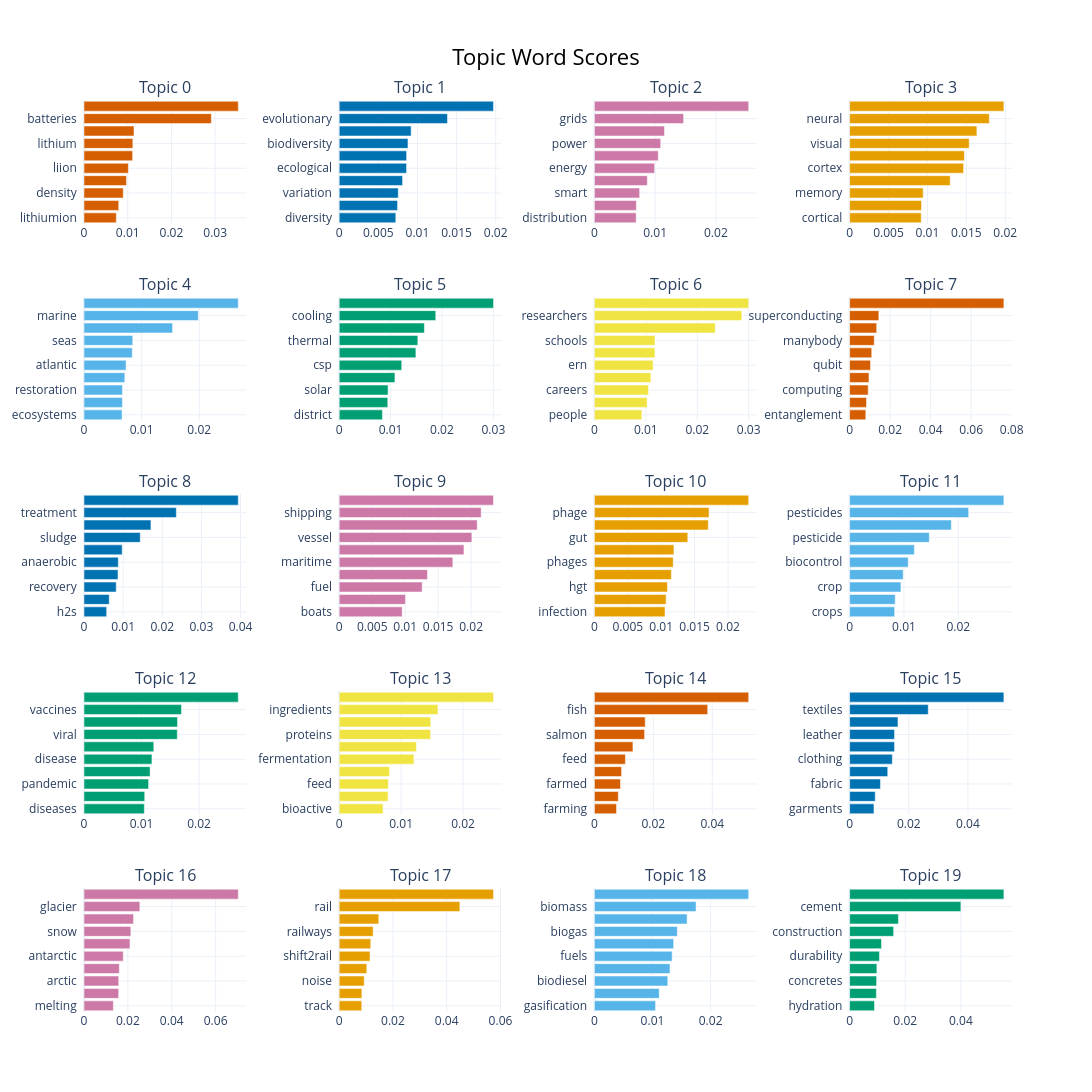

The notebook cell saved with this chart:
### Code cell
full_topic_model.visualize_barchart(top_n_topics=20, n_words=10, width=800, height=400)

### Figure 1 — Plotly figure (JSON) as saved in the notebook; plotly's stock layout.template omitted (floating-point values rounded to 4 significant figures)
{"data": [{"marker": {"color": "#D55E00"}, "orientation": "h", "type": "bar", "x": [0.007386, 0.007946, 0.008979, 0.009715, 0.01014, 0.01112, 0.01117, 0.01144, 0.02912, 0.03529], "xaxis": "x", "y": ["lithiumion  ", "cathode  ", "density  ", "storage  ", "liion  ", "electrolytes  ", "lithium  ", "electrolyte  ", "batteries  ", "battery  "], "yaxis": "y"}, {"marker": {"color": "#0072B2"}, "orientation": "h", "type": "bar", "x": [0.007233, 0.007459, 0.007549, 0.0081, 0.008611, 0.008613, 0.008788, 0.009194, 0.01383, 0.01972], "xaxis": "x2", "y": ["diversity  ", "traits  ", "variation  ", "genomic  ", "ecological  ", "evolution  ", "biodiversity  ", "ecology  ", "evolutionary  ", "species  "], "yaxis": "y2"}, {"marker": {"color": "#CC79A7"}, "orientation": "h", "type": "bar", "x": [0.006874, 0.006911, 0.007447, 0.008713, 0.00991, 0.01051, 0.01091, 0.01154, 0.01468, 0.0254], "xaxis": "x3", "y": ["distribution  ", "storage  ", "smart  ", "renewable  ", "energy  ", "flexibility  ", "power  ", "electricity  ", "grids  ", "grid  "], "yaxis": "y3"}, {"marker": {"color": "#E69F00"}, "orientation": "h", "type": "bar", "x": [0.009202, 0.009242, 0.009453, 0.01292, 0.01464, 0.01475, 0.01536, 0.01635, 0.01795, 0.01982], "xaxis": "x4", "y": ["cortical  ", "circuits  ", "memory  ", "neuronal  ", "cortex  ", "neurons  ", "visual  ", "sensory  ", "neural  ", "brain  "], "yaxis": "y4"}, {"marker": {"color": "#56B4E9"}, "orientation": "h", "type": "bar", "x": [0.006602, 0.006671, 0.006682, 0.007085, 0.007304, 0.008373, 0.008459, 0.01537, 0.01983, 0.02677], "xaxis": "x5", "y": ["ecosystems  ", "blue  ", "restoration  ", "biodiversity  ", "atlantic  ", "sea  ", "seas  ", "ocean  ", "marine  ", "coastal  "], "yaxis": "y5"}, {"marker": {"color": "#009E73"}, "orientation": "h", "type": "bar", "x": [0.008407, 0.009452, 0.009511, 0.01085, 0.01217, 0.01492, 0.01531, 0.01658, 0.01879, 0.03003], "xaxis": "x6", "y": ["district  ", "pumps  ", "solar  ", "pump  ", "csp  ", "storage  ", "thermal  ", "heating  ", "cooling  ", "heat  "], "yaxis": "y6"}, {"marker": {"color": "#F0E442"}, "orientation": "h", "type": "bar", "x": [0.009232, 0.01025, 0.01051, 0.01099, 0.01141, 0.01178, 0.01178, 0.0235, 0.02866, 0.02999], "xaxis": "x7", "y": ["people  ", "citizens  ", "careers  ", "young  ", "ern  ", "public  ", "schools  ", "science  ", "researchers  ", "night  "], "yaxis": "y7"}, {"marker": {"color": "#D55E00"}, "orientation": "h", "type": "bar", "x": [0.008001, 0.008339, 0.00917, 0.009548, 0.01032, 0.01091, 0.01216, 0.01336, 0.01442, 0.07614], "xaxis": "x8", "y": ["entanglement  ", "photonic  ", "computing  ", "computers  ", "qubit  ", "topological  ", "manybody  ", "qubits  ", "superconducting  ", "quantum  "], "yaxis": "y8"}, {"marker": {"color": "#0072B2"}, "orientation": "h", "type": "bar", "x": [0.005794, 0.006446, 0.008231, 0.008683, 0.00877, 0.009754, 0.01437, 0.01711, 0.02359, 0.03942], "xaxis": "x9", "y": ["h2s  ", "reuse  ", "recovery  ", "removal  ", "anaerobic  ", "sewage  ", "sludge  ", "water  ", "treatment  ", "wastewater  "], "yaxis": "y9"}, {"marker": {"color": "#CC79A7"}, "orientation": "h", "type": "bar", "x": [0.009545, 0.01004, 0.01258, 0.01338, 0.01723, 0.01891, 0.02011, 0.02092, 0.02152, 0.02339], "xaxis": "x10", "y": ["boats  ", "propulsion  ", "fuel  ", "waterborne  ", "maritime  ", "ships  ", "vessel  ", "ship  ", "shipping  ", "vessels  "], "yaxis": "y10"}, {"marker": {"color": "#E69F00"}, "orientation": "h", "type": "bar", "x": [0.01057, 0.01074, 0.01094, 0.01152, 0.0118, 0.0119, 0.01398, 0.01705, 0.01716, 0.02309], "xaxis": "x11", "y": ["infection  ", "microbial  ", "hgt  ", "microbiome  ", "phages  ", "antibiotic  ", "gut  ", "bacteria  ", "phage  ", "bacterial  "], "yaxis": "y11"}, {"marker": {"color": "#56B4E9"}, "orientation": "h", "type": "bar", "x": [0.00829, 0.008388, 0.009439, 0.009855, 0.01078, 0.01191, 0.01466, 0.01871, 0.0219, 0.02838], "xaxis": "x12", "y": ["crops  ", "insecticides  ", "crop  ", "insect  ", "biocontrol  ", "ipm  ", "pesticide  ", "pests  ", "pesticides  ", "pest  "], "yaxis": "y12"}, {"marker": {"color": "#009E73"}, "orientation": "h", "type": "bar", "x": [0.01049, 0.01055, 0.01123, 0.01149, 0.01181, 0.01213, 0.01621, 0.01625, 0.01694, 0.02681], "xaxis": "x13", "y": ["diseases  ", "influenza  ", "pandemic  ", "preparedness  ", "disease  ", "infectious  ", "viral  ", "virus  ", "vaccines  ", "vaccine  "], "yaxis": "y13"}, {"marker": {"color": "#F0E442"}, "orientation": "h", "type": "bar", "x": [0.007093, 0.007893, 0.007942, 0.00812, 0.01207, 0.01246, 0.01477, 0.01478, 0.01594, 0.02491], "xaxis": "x14", "y": ["bioactive  ", "nutritional  ", "feed  ", "foods  ", "fermentation  ", "plantbased  ", "proteins  ", "food  ", "ingredients  ", "protein  "], "yaxis": "y14"}, {"marker": {"color": "#D55E00"}, "orientation": "h", "type": "bar", "x": [0.007493, 0.008117, 0.008843, 0.009226, 0.01052, 0.01308, 0.01703, 0.01725, 0.03844, 0.05236], "xaxis": "x15", "y": ["farming  ", "welfare  ", "farmed  ", "sea  ", "feed  ", "lice  ", "salmon  ", "seafood  ", "fish  ", "aquaculture  "], "yaxis": "y15"}, {"marker": {"color": "#0072B2"}, "orientation": "h", "type": "bar", "x": [0.008234, 0.008667, 0.01043, 0.01289, 0.01444, 0.01517, 0.01518, 0.01635, 0.02657, 0.05214], "xaxis": "x16", "y": ["garments  ", "fibres  ", "fabric  ", "cotton  ", "clothing  ", "dyeing  ", "leather  ", "fashion  ", "textiles  ", "textile  "], "yaxis": "y16"}, {"marker": {"color": "#CC79A7"}, "orientation": "h", "type": "bar", "x": [0.01339, 0.01579, 0.01582, 0.0161, 0.0179, 0.02095, 0.02134, 0.02259, 0.02545, 0.07032], "xaxis": "x17", "y": ["melting  ", "glaciers  ", "arctic  ", "greenland  ", "antarctic  ", "sea  ", "snow  ", "sheet  ", "glacier  ", "ice  "], "yaxis": "y17"}, {"marker": {"color": "#E69F00"}, "orientation": "h", "type": "bar", "x": [0.008399, 0.008437, 0.009317, 0.01028, 0.01148, 0.01173, 0.01263, 0.01473, 0.04489, 0.0574], "xaxis": "x18", "y": ["track  ", "maintenance  ", "noise  ", "trains  ", "shift2rail  ", "train  ", "railways  ", "freight  ", "rail  ", "railway  "], "yaxis": "y18"}, {"marker": {"color": "#56B4E9"}, "orientation": "h", "type": "bar", "x": [0.01053, 0.01116, 0.01263, 0.01301, 0.01338, 0.01364, 0.01427, 0.01595, 0.0175, 0.02655], "xaxis": "x19", "y": ["gasification  ", "htl  ", "biodiesel  ", "feedstock  ", "fuels  ", "fuel  ", "biogas  ", "biofuel  ", "biomass  ", "biofuels  "], "yaxis": "y19"}, {"marker": {"color": "#009E73"}, "orientation": "h", "type": "bar", "x": [0.008964, 0.009623, 0.00971, 0.009808, 0.01073, 0.01146, 0.01583, 0.01755, 0.04001, 0.05546], "xaxis": "x20", "y": ["hydration  ", "selfhealing  ", "concretes  ", "co2  ", "durability  ", "carbonation  ", "construction  ", "cementitious  ", "cement  ", "concrete  "], "yaxis": "y20"}], "layout": {"annotations": [{"font": {"size": 16}, "showarrow": false, "text": "Topic 0", "x": 0.0875, "xanchor": "center", "xref": "paper", "y": 1.0, "yanchor": "bottom", "yref": "paper"}, {"font": {"size": 16}, "showarrow": false, "text": "Topic 1", "x": 0.3625, "xanchor": "center", "xref": "paper", "y": 1.0, "yanchor": "bottom", "yref": "paper"}, {"font": {"size": 16}, "showarrow": false, "text": "Topic 2", "x": 0.6375, "xanchor": "center", "xref": "paper", "y": 1.0, "yanchor": "bottom", "yref": "paper"}, {"font": {"size": 16}, "showarrow": false, "text": "Topic 3", "x": 0.9125, "xanchor": "center", "xref": "paper", "y": 1.0, "yanchor": "bottom", "yref": "paper"}, {"font": {"size": 16}, "showarrow": false, "text": "Topic 4", "x": 0.0875, "xanchor": "center", "xref": "paper", "y": 0.784, "yanchor": "bottom", "yref": "paper"}, {"font": {"size": 16}, "showarrow": false, "text": "Topic 5", "x": 0.3625, "xanchor": "center", "xref": "paper", "y": 0.784, "yanchor": "bottom", "yref": "paper"}, {"font": {"size": 16}, "showarrow": false, "text": "Topic 6", "x": 0.6375, "xanchor": "center", "xref": "paper", "y": 0.784, "yanchor": "bottom", "yref": "paper"}, {"font": {"size": 16}, "showarrow": false, "text": "Topic 7", "x": 0.9125, "xanchor": "center", "xref": "paper", "y": 0.784, "yanchor": "bottom", "yref": "paper"}, {"font": {"size": 16}, "showarrow": false, "text": "Topic 8", "x": 0.0875, "xanchor": "center", "xref": "paper", "y": 0.568, "yanchor": "bottom", "yref": "paper"}, {"font": {"size": 16}, "showarrow": false, "text": "Topic 9", "x": 0.3625, "xanchor": "center", "xref": "paper", "y": 0.568, "yanchor": "bottom", "yref": "paper"}, {"font": {"size": 16}, "showarrow": false, "text": "Topic 10", "x": 0.6375, "xanchor": "center", "xref": "paper", "y": 0.568, "yanchor": "bottom", "yref": "paper"}, {"font": {"size": 16}, "showarrow": false, "text": "Topic 11", "x": 0.9125, "xanchor": "center", "xref": "paper", "y": 0.568, "yanchor": "bottom", "yref": "paper"}, {"font": {"size": 16}, "showarrow": false, "text": "Topic 12", "x": 0.0875, "xanchor": "center", "xref": "paper", "y": 0.352, "yanchor": "bottom", "yref": "paper"}, {"font": {"size": 16}, "showarrow": false, "text": "Topic 13", "x": 0.3625, "xanchor": "center", "xref": "paper", "y": 0.352, "yanchor": "bottom", "yref": "paper"}, {"font": {"size": 16}, "showarrow": false, "text": "Topic 14", "x": 0.6375, "xanchor": "center", "xref": "paper", "y": 0.352, "yanchor": "bottom", "yref": "paper"}, {"font": {"size": 16}, "showarrow": false, "text": "Topic 15", "x": 0.9125, "xanchor": "center", "xref": "paper", "y": 0.352, "yanchor": "bottom", "yref": "paper"}, {"font": {"size": 16}, "showarrow": false, "text": "Topic 16", "x": 0.0875, "xanchor": "center", "xref": "paper", "y": 0.136, "yanchor": "bottom", "yref": "paper"}, {"font": {"size": 16}, "showarrow": false, "text": "Topic 17", "x": 0.3625, "xanchor": "center", "xref": "paper", "y": 0.136, "yanchor": "bottom", "yref": "paper"}, {"font": {"size": 16}, "showarrow": false, "text": "Topic 18", "x": 0.6375, "xanchor": "center", "xref": "paper", "y": 0.136, "yanchor": "bottom", "yref": "paper"}, {"font": {"size": 16}, "showarrow": false, "text": "Topic 19", "x": 0.9125, "xanchor": "center", "xref": "paper", "y": 0.136, "yanchor": "bottom", "yref": "paper"}], "height": 2000, "hoverlabel": {"bgcolor": "white", "font": {"family": "Rockwell", "size": 16}}, "showlegend": false, "title": {"font": {"color": "Black", "size": 22}, "text": "Topic Word Scores", "x": 0.5, "xanchor": "center", "yanchor": "top"}, "width": 3200, "xaxis": {"anchor": "y", "domain": [0, 0.175], "showgrid": true}, "xaxis10": {"anchor": "y10", "domain": [0.275, 0.45], "showgrid": true}, "xaxis11": {"anchor": "y11", "domain": [0.55, 0.725], "showgrid": true}, "xaxis12": {"anchor": "y12", "domain": [0.825, 1], "showgrid": true}, "xaxis13": {"anchor": "y13", "domain": [0, 0.175], "showgrid": true}, "xaxis14": {"anchor": "y14", "domain": [0.275, 0.45], "showgrid": true}, "xaxis15": {"anchor": "y15", "domain": [0.55, 0.725], "showgrid": true}, "xaxis16": {"anchor": "y16", "domain": [0.825, 1], "showgrid": true}, "xaxis17": {"anchor": "y17", "domain": [0, 0.175], "showgrid": true}, "xaxis18": {"anchor": "y18", "domain": [0.275, 0.45], "showgrid": true}, "xaxis19": {"anchor": "y19", "domain": [0.55, 0.725], "showgrid": true}, "xaxis2": {"anchor": "y2", "domain": [0.275, 0.45], "showgrid": true}, "xaxis20": {"anchor": "y20", "domain": [0.825, 1], "showgrid": true}, "xaxis3": {"anchor": "y3", "domain": [0.55, 0.725], "showgrid": true}, "xaxis4": {"anchor": "y4", "domain": [0.825, 1], "showgrid": true}, "xaxis5": {"anchor": "y5", "domain": [0, 0.175], "showgrid": true}, "xaxis6": {"anchor": "y6", "domain": [0.275, 0.45], "showgrid": true}, "xaxis7": {"anchor": "y7", "domain": [0.55, 0.725], "showgrid": true}, "xaxis8": {"anchor": "y8", "domain": [0.825, 1], "showgrid": true}, "xaxis9": {"anchor": "y9", "domain": [0, 0.175], "showgrid": true}, "yaxis": {"anchor": "x", "domain": [0.864, 1.0], "showgrid": true}, "yaxis10": {"anchor": "x10", "domain": [0.432, 0.568], "showgrid": true}, "yaxis11": {"anchor": "x11", "domain": [0.432, 0.568], "showgrid": true}, "yaxis12": {"anchor": "x12", "domain": [0.432, 0.568], "showgrid": true}, "yaxis13": {"anchor": "x13", "domain": [0.216, 0.352], "showgrid": true}, "yaxis14": {"anchor": "x14", "domain": [0.216, 0.352], "showgrid": true}, "yaxis15": {"anchor": "x15", "domain": [0.216, 0.352], "showgrid": true}, "yaxis16": {"anchor": "x16", "domain": [0.216, 0.352], "showgrid": true}, "yaxis17": {"anchor": "x17", "domain": [0, 0.136], "showgrid": true}, "yaxis18": {"anchor": "x18", "domain": [0, 0.136], "showgrid": true}, "yaxis19": {"anchor": "x19", "domain": [0, 0.136], "showgrid": true}, "yaxis2": {"anchor": "x2", "domain": [0.864, 1.0], "showgrid": true}, "yaxis20": {"anchor": "x20", "domain": [0, 0.136], "showgrid": true}, "yaxis3": {"anchor": "x3", "domain": [0.864, 1.0], "showgrid": true}, "yaxis4": {"anchor": "x4", "domain": [0.864, 1.0], "showgrid": true}, "yaxis5": {"anchor": "x5", "domain": [0.648, 0.784], "showgrid": true}, "yaxis6": {"anchor": "x6", "domain": [0.648, 0.784], "showgrid": true}, "yaxis7": {"anchor": "x7", "domain": [0.648, 0.784], "showgrid": true}, "yaxis8": {"anchor": "x8", "domain": [0.648, 0.784], "showgrid": true}, "yaxis9": {"anchor": "x9", "domain": [0.432, 0.568], "showgrid": true}}}
